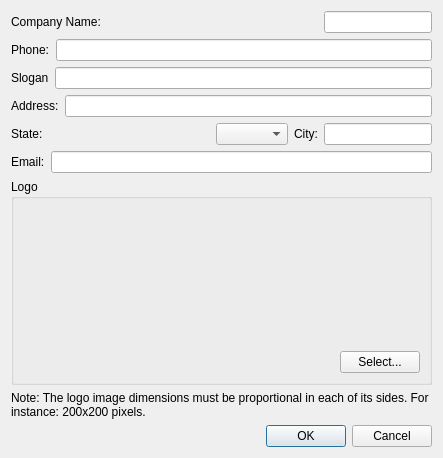
<?xml version="1.0" encoding="UTF-8"?>
<ui version="4.0">
 <class>CompanyConfigDialog</class>
 <widget class="QDialog" name="CompanyConfigDialog">
  <property name="geometry">
   <rect>
    <x>0</x>
    <y>0</y>
    <width>443</width>
    <height>458</height>
   </rect>
  </property>
  <property name="windowTitle">
   <string>Company Configuration</string>
  </property>
  <layout class="QVBoxLayout" name="verticalLayout">
   <item>
    <layout class="QHBoxLayout" name="horizontalLayout_6">
     <item>
      <widget class="QLabel" name="label_6">
       <property name="text">
        <string>Company Name:</string>
       </property>
       <property name="buddy">
        <cstring>name_lineEdit_6</cstring>
       </property>
      </widget>
     </item>
     <item alignment="Qt::AlignRight">
      <widget class="QLineEdit" name="name_lineEdit_6">
       <property name="clearButtonEnabled">
        <bool>true</bool>
       </property>
      </widget>
     </item>
    </layout>
   </item>
   <item>
    <layout class="QHBoxLayout" name="horizontalLayout_9">
     <item>
      <widget class="QLabel" name="label_9">
       <property name="text">
        <string>Phone:</string>
       </property>
       <property name="buddy">
        <cstring>address_lineEdit_5</cstring>
       </property>
      </widget>
     </item>
     <item>
      <widget class="QLineEdit" name="phone_lineEdit_6">
       <property name="clearButtonEnabled">
        <bool>true</bool>
       </property>
      </widget>
     </item>
    </layout>
   </item>
   <item>
    <layout class="QHBoxLayout" name="horizontalLayout_12">
     <item>
      <widget class="QLabel" name="label_12">
       <property name="text">
        <string>Slogan</string>
       </property>
       <property name="buddy">
        <cstring>address_lineEdit_5</cstring>
       </property>
      </widget>
     </item>
     <item>
      <widget class="QLineEdit" name="slogan_lineEdit_7">
       <property name="clearButtonEnabled">
        <bool>true</bool>
       </property>
      </widget>
     </item>
    </layout>
   </item>
   <item>
    <layout class="QHBoxLayout" name="horizontalLayout_5">
     <item>
      <widget class="QLabel" name="label_5">
       <property name="text">
        <string>Address:</string>
       </property>
       <property name="buddy">
        <cstring>address_lineEdit_5</cstring>
       </property>
      </widget>
     </item>
     <item>
      <widget class="QLineEdit" name="address_lineEdit_5">
       <property name="clearButtonEnabled">
        <bool>true</bool>
       </property>
      </widget>
     </item>
    </layout>
   </item>
   <item>
    <layout class="QHBoxLayout" name="horizontalLayout_7">
     <item alignment="Qt::AlignLeft">
      <widget class="QLabel" name="label_7">
       <property name="text">
        <string>State:</string>
       </property>
       <property name="buddy">
        <cstring>state_comboBox</cstring>
       </property>
      </widget>
     </item>
     <item alignment="Qt::AlignRight">
      <widget class="QComboBox" name="state_comboBox"/>
     </item>
     <item>
      <layout class="QHBoxLayout" name="horizontalLayout_8">
       <item alignment="Qt::AlignLeft">
        <widget class="QLabel" name="label_8">
         <property name="text">
          <string>City:</string>
         </property>
         <property name="buddy">
          <cstring>city_lineEdit_7</cstring>
         </property>
        </widget>
       </item>
       <item alignment="Qt::AlignRight">
        <widget class="QLineEdit" name="city_lineEdit_7">
         <property name="text">
          <string/>
         </property>
         <property name="clearButtonEnabled">
          <bool>true</bool>
         </property>
        </widget>
       </item>
      </layout>
     </item>
    </layout>
   </item>
   <item>
    <layout class="QHBoxLayout" name="horizontalLayout_10">
     <item>
      <widget class="QLabel" name="label_10">
       <property name="text">
        <string>Email:</string>
       </property>
       <property name="buddy">
        <cstring>address_lineEdit_5</cstring>
       </property>
      </widget>
     </item>
     <item>
      <widget class="QLineEdit" name="email_lineEdit_7">
       <property name="clearButtonEnabled">
        <bool>true</bool>
       </property>
      </widget>
     </item>
    </layout>
   </item>
   <item>
    <widget class="QGroupBox" name="groupBox">
     <property name="title">
      <string>Logo</string>
     </property>
     <layout class="QGridLayout" name="gridLayout">
      <item row="0" column="1">
       <layout class="QVBoxLayout" name="verticalLayout_3">
        <item>
         <spacer name="verticalSpacer">
          <property name="orientation">
           <enum>Qt::Vertical</enum>
          </property>
          <property name="sizeHint" stdset="0">
           <size>
            <width>20</width>
            <height>40</height>
           </size>
          </property>
         </spacer>
        </item>
        <item alignment="Qt::AlignRight">
         <widget class="QPushButton" name="select_logo_pushButton">
          <property name="maximumSize">
           <size>
            <width>100</width>
            <height>16777215</height>
           </size>
          </property>
          <property name="text">
           <string>Select...</string>
          </property>
         </widget>
        </item>
       </layout>
      </item>
      <item row="0" column="0">
       <widget class="QLabel" name="logo_label">
        <property name="minimumSize">
         <size>
          <width>150</width>
          <height>150</height>
         </size>
        </property>
        <property name="maximumSize">
         <size>
          <width>150</width>
          <height>150</height>
         </size>
        </property>
        <property name="text">
         <string/>
        </property>
        <property name="pixmap">
         <pixmap resource="resources.qrc">:/images/images/oie_bA9mf2KKSkOm.png</pixmap>
        </property>
        <property name="scaledContents">
         <bool>true</bool>
        </property>
       </widget>
      </item>
     </layout>
    </widget>
   </item>
   <item>
    <widget class="QLabel" name="label">
     <property name="text">
      <string>Note: The logo image dimensions must be proportional in each of its sides. For instance: 200x200 pixels.</string>
     </property>
     <property name="scaledContents">
      <bool>false</bool>
     </property>
     <property name="wordWrap">
      <bool>true</bool>
     </property>
    </widget>
   </item>
   <item>
    <widget class="QDialogButtonBox" name="buttonBox">
     <property name="orientation">
      <enum>Qt::Horizontal</enum>
     </property>
     <property name="standardButtons">
      <set>QDialogButtonBox::Cancel|QDialogButtonBox::Ok</set>
     </property>
    </widget>
   </item>
  </layout>
 </widget>
 <resources>
  <include location="resources.qrc"/>
 </resources>
 <connections>
  <connection>
   <sender>buttonBox</sender>
   <signal>accepted()</signal>
   <receiver>CompanyConfigDialog</receiver>
   <slot>accept()</slot>
   <hints>
    <hint type="sourcelabel">
     <x>248</x>
     <y>254</y>
    </hint>
    <hint type="destinationlabel">
     <x>157</x>
     <y>274</y>
    </hint>
   </hints>
  </connection>
  <connection>
   <sender>buttonBox</sender>
   <signal>rejected()</signal>
   <receiver>CompanyConfigDialog</receiver>
   <slot>reject()</slot>
   <hints>
    <hint type="sourcelabel">
     <x>316</x>
     <y>260</y>
    </hint>
    <hint type="destinationlabel">
     <x>286</x>
     <y>274</y>
    </hint>
   </hints>
  </connection>
 </connections>
</ui>
